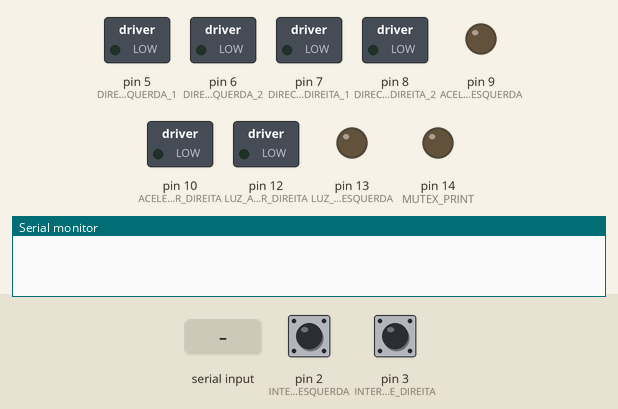
Bench run of a sketch on a simulated Arduino Uno, built with avr-gcc and run on an emulated ATmega328P. Shown: switched loads named in the sketch (green lamp = pin HIGH), output pins drawn as LEDs (lit = HIGH), the last lines printed to the serial monitor. The test bench sets the inputs (shaded band); at power-on: pin 2 (INTERROMPE_ESQUERDA) HIGH, pin 3 (INTERROMPE_DIREITA) HIGH.

Above: at 1.2 s.
1.3 s: "I90\n" received over Serial
At 1.5 s:
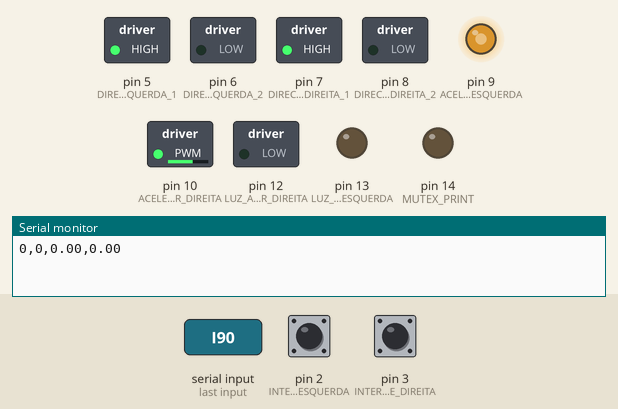
At 2.7 s:
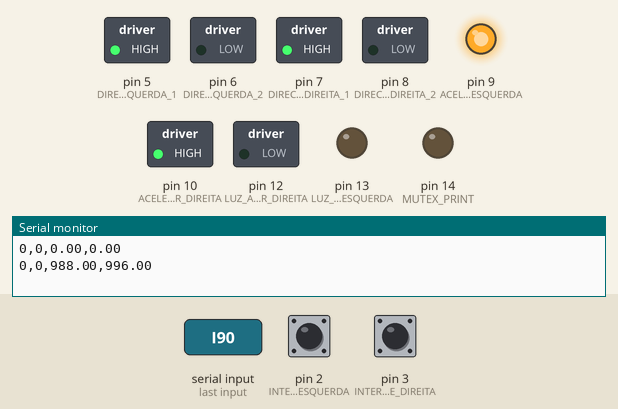
4.3 s: "R\n" received over Serial
5.8 s: "E\n" received over Serial
Timing chart, 0 to 8.8 s (numbered marks = the images above; inputs shaded):
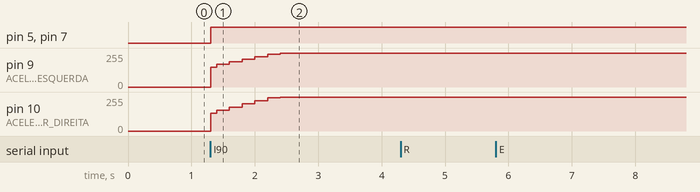

The sketch:

testSketch.ino
```cpp
#include <TimerOne.h>
#include <PID_v1.h>

#define INTERROMPE_DIREITA 3
#define INTERROMPE_ESQUERDA 2

#define ACELERADOR_DIREITA 10
#define ACELERADOR_ESQUERDA 9

#define LUZ_ACELERADOR_DIREITA 12
#define LUZ_ACELERADOR_ESQUERDA 13

#define DIRECAO_DIREITA_1 7
#define DIRECAO_DIREITA_2 8

#define DIRECAO_ESQUERDA_1 5
#define DIRECAO_ESQUERDA_2 6

#define IR_PARA_FRENTE_DIREITA() do { digitalWrite(DIRECAO_DIREITA_1, HIGH); digitalWrite(DIRECAO_DIREITA_2, LOW); } while(false)
#define IR_PARA_FRENTE_ESQUERDA() do { digitalWrite(DIRECAO_ESQUERDA_1, HIGH); digitalWrite(DIRECAO_ESQUERDA_2, LOW); } while(false)
#define IR_PARA_FRENTE() do { IR_PARA_FRENTE_DIREITA(); IR_PARA_FRENTE_ESQUERDA(); } while(false)

#define IR_PARA_TRAS_DIREITA() do { digitalWrite(DIRECAO_DIREITA_1, LOW); digitalWrite(DIRECAO_DIREITA_2, HIGH); } while(false)
#define IR_PARA_TRAS_ESQUERDA() do { digitalWrite(DIRECAO_ESQUERDA_1, LOW); digitalWrite(DIRECAO_ESQUERDA_2, HIGH); } while(false)
#define IR_PARA_TRAS() do { IR_PARA_TRAS_DIREITA(); IR_PARA_TRAS_ESQUERDA(); } while(false)

#define ACELERA_DIREITA(VELOCIDADE) do { pwmDireita = VELOCIDADE; Timer1.pwm(ACELERADOR_DIREITA, VELOCIDADE); } while(false)
#define ACELERA_ESQUERDA(VELOCIDADE) do { pwmEsquerda = VELOCIDADE; Timer1.pwm(ACELERADOR_ESQUERDA, VELOCIDADE); } while(false)
#define ACELERA(VELOCIDADE) do { ACELERA_DIREITA(VELOCIDADE); ACELERA_ESQUERDA(VELOCIDADE); } while(false)

#define FREIO_DIREITA() { ACELERA_DIREITA(0); digitalWrite(DIRECAO_DIREITA_1, LOW); digitalWrite(DIRECAO_DIREITA_2, LOW); } while(false)
#define FREIO_ESQUERDA() { ACELERA_ESQUERDA(0); digitalWrite(DIRECAO_ESQUERDA_1, LOW); digitalWrite(DIRECAO_ESQUERDA_2, LOW); } while(false)
#define FREIO() do { FREIO_DIREITA(); FREIO_ESQUERDA(); } while(false)

volatile int contaDireita = 0;
volatile int contaEsquerda = 0;

double kpEsquerda = 4.85;
double kpDireita = 5.7;

double kiEsquerda = 1.3;
double kiDireita = 2;

double kdEsquerda = 1.1;
double kdDireita = 1.1;

//volatile int velocidadeDireita = 120;
//volatile int velocidadeEsquerda = 130;
//volatile int velocidadeDireita = 800;
//volatile int velocidadeEsquerda = 870;
volatile int velocidadeDireita = 540;
volatile int velocidadeEsquerda = 600;

double pwmDireita = 0;
double pwmEsquerda = 0;

volatile bool motoresAtivados = false;

volatile bool pidAtivado = true;

volatile int contador = 0;

volatile int anteriorDireita = 0;
volatile int anteriorEsquerda = 0;

volatile int girosDesejados = 150;

double entradaEsquerda, entradaDireita;
volatile double objetivo = 100;

//#define USE_PID

#ifdef USE_PID
//Specify the links and initial tuning parameters
PID motorEsquerdo(&entradaEsquerda, &pwmEsquerda, &objetivo, kpEsquerda, kiEsquerda, kdEsquerda, DIRECT);

//Specify the links and initial tuning parameters
PID motorDireito(&entradaDireita, &pwmDireita, &objetivo, kpDireita, kiDireita, kdDireita, DIRECT);
#endif

#define MUTEX_PRINT 14
#define DIVISOES 5
#define META (80 / DIVISOES)


void setup() {
  Serial.begin(115200);

  pinMode(ACELERADOR_DIREITA, OUTPUT);
  pinMode(ACELERADOR_ESQUERDA, OUTPUT);
  pinMode(LUZ_ACELERADOR_DIREITA, OUTPUT);
  pinMode(LUZ_ACELERADOR_ESQUERDA, OUTPUT);
  pinMode(DIRECAO_DIREITA_1, OUTPUT);
  pinMode(DIRECAO_DIREITA_2, OUTPUT);
  pinMode(DIRECAO_ESQUERDA_1, OUTPUT);
  pinMode(DIRECAO_ESQUERDA_2, OUTPUT);
  pinMode(MUTEX_PRINT, OUTPUT);

  pinMode(INTERROMPE_DIREITA, INPUT_PULLUP);
  pinMode(INTERROMPE_ESQUERDA, INPUT_PULLUP);

  attachInterrupt(digitalPinToInterrupt(INTERROMPE_DIREITA), contadorDireita, CHANGE);
  attachInterrupt(digitalPinToInterrupt(INTERROMPE_ESQUERDA), contadorEsquerda, CHANGE);

#ifdef USE_PID
  motorDireito.SetOutputLimits(0, 1023);
  motorEsquerdo.SetOutputLimits(0, 1023);
  motorDireito.SetSampleTime(1000 / DIVISOES);
  motorEsquerdo.SetSampleTime(1000 / DIVISOES);
#endif

  Timer1.initialize(1000000 / DIVISOES);
  Timer1.attachInterrupt(ajustaMotor);
}

void loop() {
  if (Serial.available() > 0) {
    delay(5);
    char serialLido[20];
    strncpy(serialLido, Serial.readStringUntil('\n').c_str(), 20);
    float valor_float;
    int valor_int;
    switch (serialLido[0]) {
      case 'I':
        motoresAtivados = true;
#ifdef USE_PID
        motorDireito.SetMode(AUTOMATIC);
        motorEsquerdo.SetMode(AUTOMATIC);
#endif
        contaDireita = 0;
        contaEsquerda = 0;
        anteriorDireita = 0;
        anteriorEsquerda = 0;
        ACELERA_DIREITA(velocidadeDireita);
        ACELERA_ESQUERDA(velocidadeEsquerda);
        IR_PARA_FRENTE();
        break;
      case 'S':
        motoresAtivados = false;
#ifdef USE_PID
        motorDireito.SetMode(MANUAL);
        motorEsquerdo.SetMode(MANUAL);
#endif
        FREIO();
        break;
      case 'L':
        switch (serialLido[1]) {
          case 'P':
            valor_float = atof(&serialLido[3]);
            kpEsquerda = valor_float;
#ifdef USE_PID
            motorEsquerdo.SetTunings(kpEsquerda, kiEsquerda, kdEsquerda);
#endif
            break;
          case 'I':
            valor_float = atof(&serialLido[3]);
            kiEsquerda = valor_float;
#ifdef USE_PID
            motorEsquerdo.SetTunings(kpEsquerda, kiEsquerda, kdEsquerda);
#endif
            break;
          case 'D':
            valor_float = atof(&serialLido[3]);
            kdEsquerda = valor_float;
#ifdef USE_PID
            motorEsquerdo.SetTunings(kpEsquerda, kiEsquerda, kdEsquerda);
#endif
            break;
          case 'S':
            valor_int = atoi(&serialLido[3]);
            velocidadeEsquerda = valor_int;
            ACELERA_ESQUERDA(velocidadeEsquerda);
            break;
          default:
            Serial.print("CODE UNRECOGNIZED 2 ");
            Serial.println(serialLido[1]);
        }
        break;
      case 'R':
        switch (serialLido[1]) {
          case 'P':
            valor_float = atof(&serialLido[3]);
            kpDireita = valor_float;
#ifdef USE_PID
            motorDireito.SetTunings(kpDireita, kiDireita, kdDireita);
#endif
            break;
          case 'I':
            valor_float = atof(&serialLido[3]);
            kiDireita = valor_float;
#ifdef USE_PID
            motorDireito.SetTunings(kpDireita, kiDireita, kdDireita);
#endif
            break;
          case 'D':
            valor_float = atof(&serialLido[3]);
            kdDireita = valor_float;
#ifdef USE_PID
            motorDireito.SetTunings(kpDireita, kiDireita, kdDireita);
#endif
            break;
          case 'S':
            valor_int = atoi(&serialLido[3]);
            velocidadeDireita = valor_int;
            ACELERA_DIREITA(velocidadeDireita);
            break;
          default:
            Serial.print("CODE UNRECOGNIZED 2 ");
            Serial.println(serialLido[1]);
        }
        break;
      case 'P':
        switch (serialLido[1]) {
          case 'E':
            pidAtivado = true;
            break;
          case 'D':
            pidAtivado = false;
            break;
          default:
            Serial.print("CODE UNRECOGNIZED 2 ");
            Serial.println(serialLido[1]);
        }
        break;
      case 'G':
        digitalWrite(MUTEX_PRINT, HIGH);
        Serial.print("P,A,X,X,");
        Serial.print(kpEsquerda);
        Serial.print(",");
        Serial.print(kiEsquerda);
        Serial.print(",");
        Serial.print(kdEsquerda);
        Serial.print(",");
        Serial.print(kpDireita);
        Serial.print(",");
        Serial.print(kiDireita);
        Serial.print(",");
        Serial.print(kdDireita);
        Serial.print(",");
        Serial.print(pwmEsquerda);
        Serial.print(",");
        Serial.println(pwmDireita);
        digitalWrite(MUTEX_PRINT, LOW);
        break;
      default:
        Serial.print("CODE UNRECOGNIZED 1 ");
        Serial.println(serialLido[0]);
    }
  }
}

void ajustaMotor() {
  if (motoresAtivados && pidAtivado) {
    entradaEsquerda = contaEsquerda - anteriorEsquerda;
#ifdef USE_PID
    motorEsquerdo.Compute();
#else
    pwmEsquerda += kpEsquerda * abs(entradaEsquerda - META) * ((entradaEsquerda > META) ? -1 : 1);
    pwmEsquerda = (pwmEsquerda < 0 ? 0 : ((pwmEsquerda > 1023) ? 1023 : pwmEsquerda));
#endif
    ACELERA_ESQUERDA(pwmEsquerda);

    entradaDireita = contaDireita - anteriorDireita;
#ifdef USE_PID
    motorDireito.Compute();
#else
    pwmDireita += kpDireita * abs(entradaDireita - META) * ((entradaDireita > META) ? -1 : 1);
    pwmDireita = (pwmDireita < 0 ? 0 : ((pwmDireita > 1023) ? 1023 : pwmDireita));
#endif
    ACELERA_DIREITA(pwmDireita);

    if (entradaEsquerda > entradaDireita) {
      contaEsquerda -= (entradaEsquerda - entradaDireita);
      contaDireita += (entradaEsquerda - entradaDireita);
    }
    else if (entradaDireita > entradaEsquerda) {
      contaEsquerda += (entradaDireita - entradaEsquerda);
      contaDireita -= (entradaDireita - entradaEsquerda);
    }

    anteriorDireita = contaDireita;
    anteriorEsquerda = contaEsquerda;
  }
  if (contador == DIVISOES && !digitalRead(MUTEX_PRINT)) {
    Serial.print(contaEsquerda);
    Serial.print(",");
    Serial.print(contaDireita);
    Serial.print(",");
    Serial.print(pwmEsquerda);
    Serial.print(",");
    Serial.println(pwmDireita);
    contador = 0;
    anteriorDireita = 0;
    anteriorEsquerda = 0;
    contaDireita = 0;
    contaEsquerda = 0;
  }
  contador++;
}

void contadorDireita() {
  contaDireita++;
}

void contadorEsquerda() {
  contaEsquerda++;
}
```

Measured:
- after the input at 1.3 s, pin 5 (DIRECAO_ESQUERDA_1), pin 7 (DIRECAO_DIREITA_1): LOW → HIGH at once; pin 9 (ACELERADOR_ESQUERDA), pin 10 (ACELERADOR_DIREITA): moves from 0/255 to 255/255 over 1.1 s, starting at once
